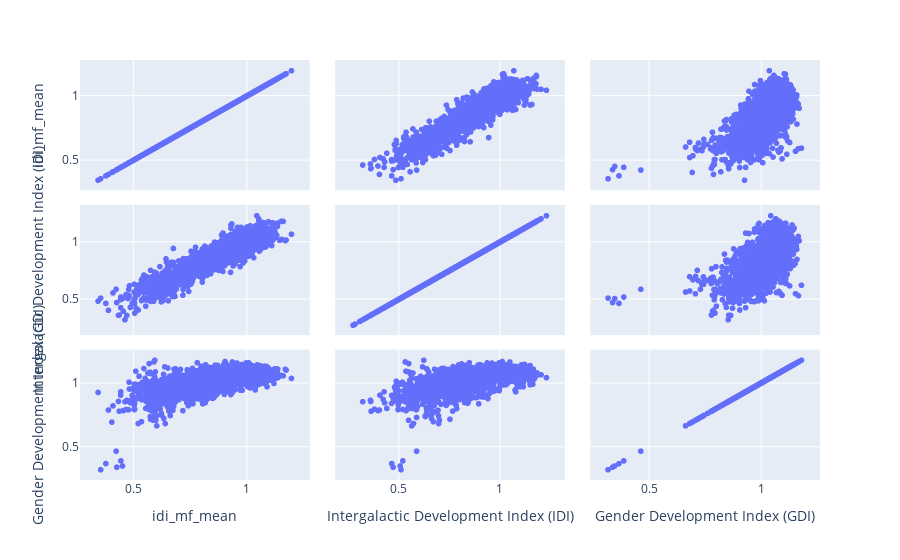

The notebook cell this image was saved under:
### Code cell
df['idi_mf_mean'] = df[['Intergalactic Development Index (IDI), female',
   'Intergalactic Development Index (IDI), male']].mean(axis=1)

px.scatter_matrix(data_frame=df[['idi_mf_mean',
                                'Intergalactic Development Index (IDI)',
                                'Gender Development Index (GDI)']])

### Figure 1 — Plotly figure (JSON) as saved in the notebook; plotly's stock layout.template omitted (floating-point values rounded to 4 significant figures; data arrays with more than 128 entries replaced by an {"elided": "..."} marker saying what was removed)
{"data": [{"dimensions": [{"axis": {"matches": true}, "label": "idi_mf_mean", "values": {"elided": "4755 float values"}}, {"axis": {"matches": true}, "label": "Intergalactic Development Index (IDI)", "values": {"elided": "4755 float values"}}, {"axis": {"matches": true}, "label": "Gender Development Index (GDI)", "values": {"elided": "4755 float values"}}], "hovertemplate": "%{xaxis.title.text}=%{x}<br>%{yaxis.title.text}=%{y}<extra></extra>", "legendgroup": "", "marker": {"color": "#636efa", "symbol": "circle"}, "name": "", "showlegend": false, "type": "splom"}], "layout": {"dragmode": "select", "legend": {"tracegroupgap": 0}, "margin": {"t": 60}}}
